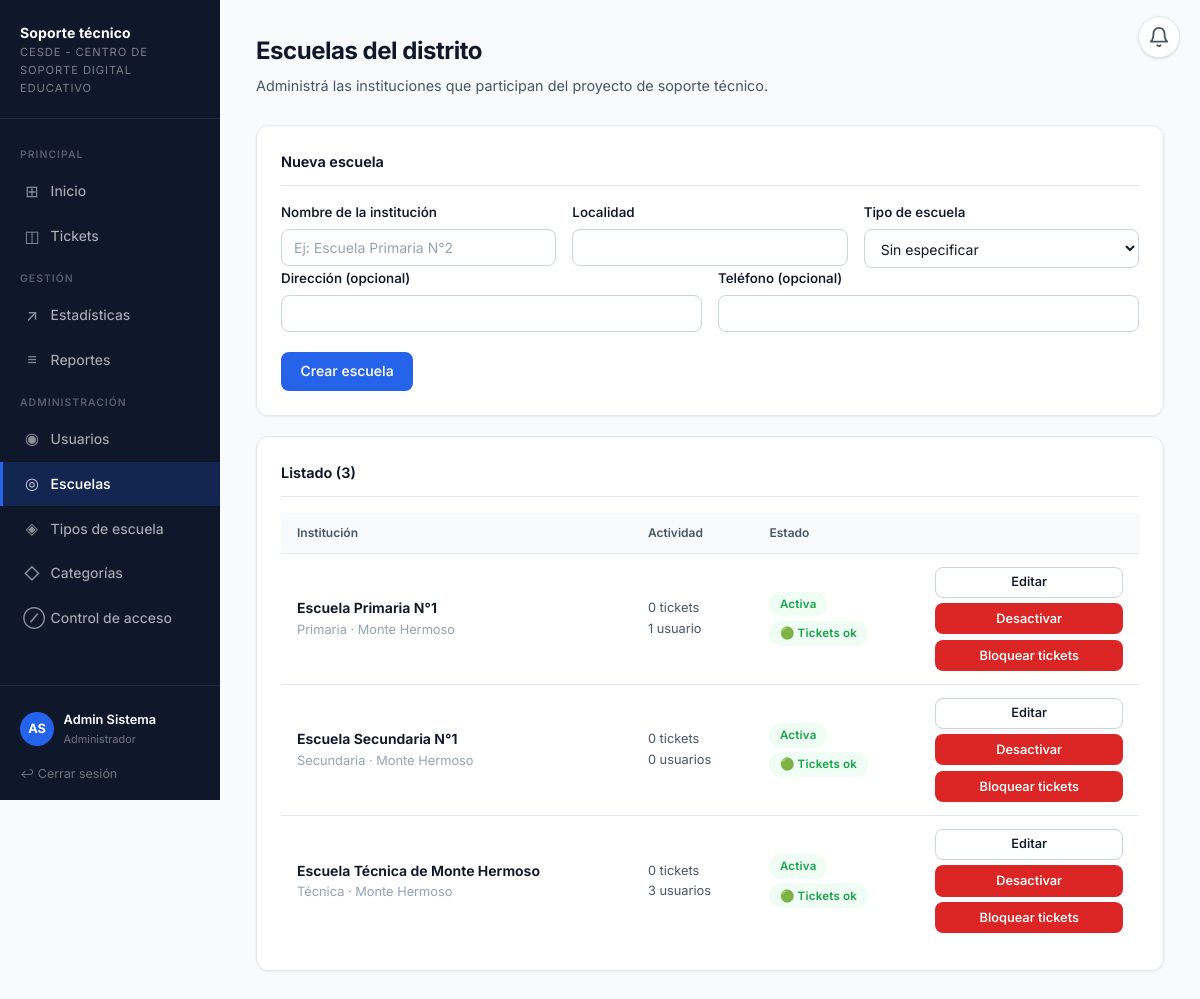
/admin_escuelas.php (signed in), run on an earlier commit of the app's database.
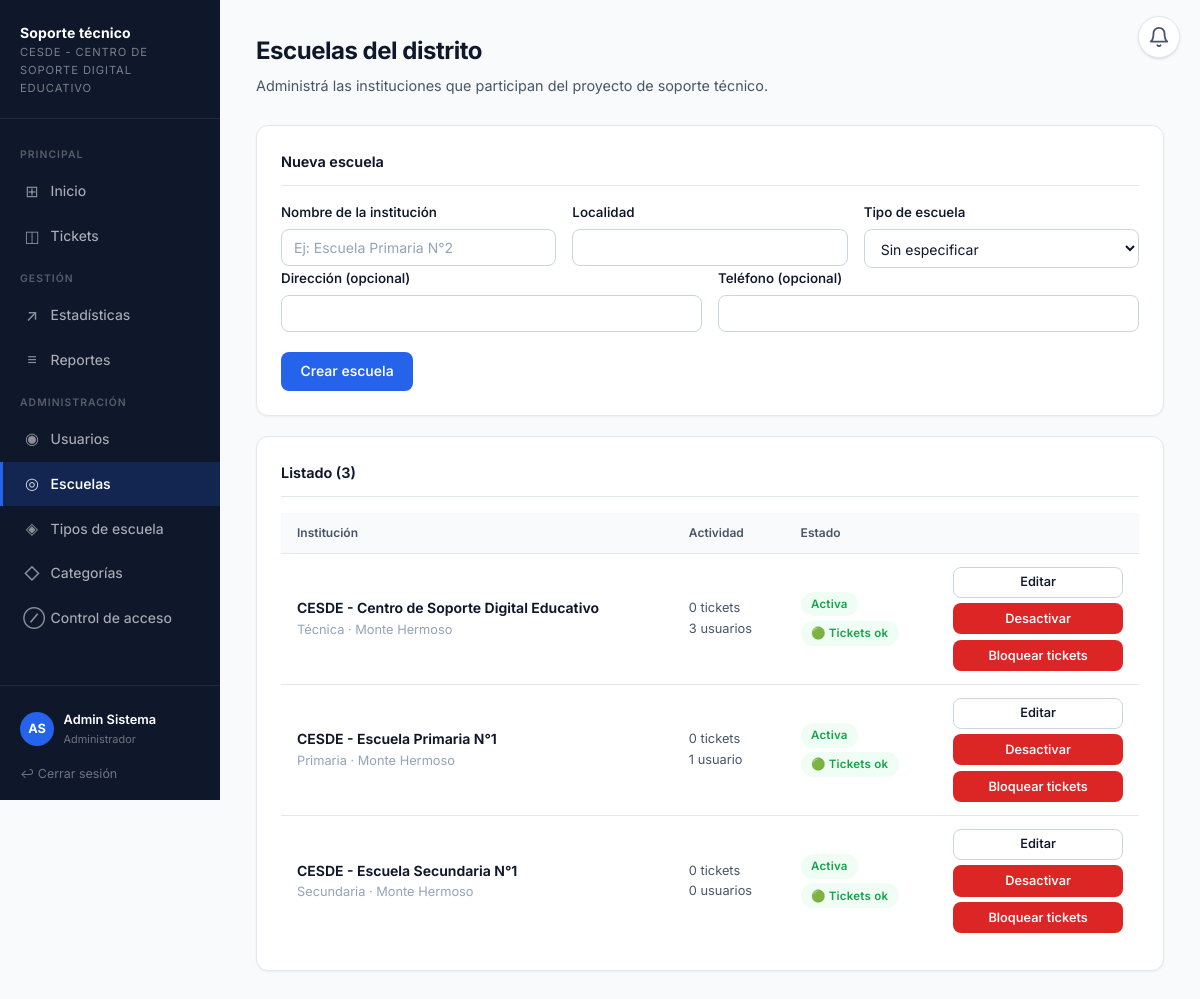
And on a later commit of the database.
### tables this page shows
CREATE TABLE escuelas (
    id              INT AUTO_INCREMENT PRIMARY KEY,
    nombre          VARCHAR(150) NOT NULL,
    localidad       VARCHAR(100) NOT NULL,
    tipo_id         INT NULL,
    direccion       VARCHAR(200) NULL,
    telefono        VARCHAR(50)  NULL,
    activa          TINYINT(1)   NOT NULL DEFAULT 1,
    tickets_bloqueados   TINYINT(1)   NOT NULL DEFAULT 0,
    bloqueo_fecha        DATETIME     NULL,
    bloqueo_responsable  VARCHAR(150) NULL,
    fecha_creacion  DATETIME     NOT NULL DEFAULT CURRENT_TIMESTAMP,
    CONSTRAINT fk_escuelas_tipo FOREIGN KEY (tipo_id) REFERENCES tipos_escuela(id) ON DELETE SET NULL
);

CREATE TABLE tipos_escuela (
    id          INT AUTO_INCREMENT PRIMARY KEY,
    nombre      VARCHAR(80)  NOT NULL UNIQUE,
    descripcion VARCHAR(200) NULL,
    activo      TINYINT(1)   NOT NULL DEFAULT 1
);

### config/sesion.php (called while the page is built, shortened)
<?php
function usuarioActual(): ?array
{
    return $_SESSION['usuario'] ?? null;
}
function e(?string $texto): string
{
    return htmlspecialchars($texto ?? '', ENT_QUOTES, 'UTF-8');
}

### public/admin_escuelas.php (the view, shortened to what this page needs)
<?php
require_once __DIR__ . '/../config/sesion.php';
$pdo = obtenerConexion();
$editando = null;
$escuelas = $pdo->query(
    "SELECT e.*, te.nombre AS tipo_nombre,
            (SELECT COUNT(*) FROM tickets t WHERE t.escuela_id = e.id) AS total_tickets,
            (SELECT COUNT(*) FROM usuarios u WHERE u.escuela_id = e.id AND u.activo = 1) AS total_usuarios
     FROM escuelas e
     LEFT JOIN tipos_escuela te ON te.id = e.tipo_id
     ORDER BY e.activa DESC, e.nombre"
)->fetchAll();
require __DIR__ . '/../includes/header.php';
?>
<div class="pagina-header">
    <h1>Escuelas del distrito</h1>
    <p>Administrá las instituciones que participan del proyecto de soporte técnico.</p>
</div>
<div class="tarjeta">
    <div class="tarjeta-titulo"><?= $editando ? 'Editar escuela' : 'Nueva escuela' ?></div>
    <form method="post">
        <div class="grid-3">
            <div>
                <label for="nombre">Nombre de la institución</label>
                <input type="text" id="nombre" name="nombre" required maxlength="150"
                       placeholder="Ej: Escuela Primaria N°2"
                       value="<?= e($editando['nombre'] ?? '') ?>">
            </div>
            <div>
                <label for="localidad">Localidad</label>
                <input type="text" id="localidad" name="localidad" required maxlength="100"
                       value="<?= e($editando['localidad'] ?? '') ?>">
            </div>
            <div>
                <label for="tipo_id">Tipo de escuela</label>
                <select id="tipo_id" name="tipo_id">
                    <option value="">Sin especificar</option>
                </select>
            </div>
        </div>
        <div class="grid-2">
            <div>
                <label for="direccion">Dirección (opcional)</label>
                <input type="text" id="direccion" name="direccion" maxlength="200"
                       value="<?= e($editando['direccion'] ?? '') ?>">
            </div>
            <div>
                <label for="telefono">Teléfono (opcional)</label>
                <input type="text" id="telefono" name="telefono" maxlength="50"
                       value="<?= e($editando['telefono'] ?? '') ?>">
            </div>
        </div>
        <div class="acciones-fila">
            <button type="submit"><?= $editando ? 'Guardar cambios' : 'Crear escuela' ?></button>
        </div>
    </form>
</div>
<div class="tarjeta">
    <div class="tarjeta-titulo">Listado (<?= count($escuelas) ?>)</div>
    <div class="tabla-wrap">
    <table class="tabla-escuelas">
        <thead>
            <tr><th>Institución</th><th>Actividad</th><th>Estado</th><th></th></tr>
        </thead>
        <tbody>
        <?php foreach ($escuelas as $esc): ?>
            <tr>
                <td>
                    <div class="negrita"><?= e($esc['nombre']) ?></div>
                    <div class="texto-3 texto-sm">
                        <?= e($esc['tipo_nombre'] ?? 'Sin tipo') ?> · <?= e($esc['localidad']) ?>
                    </div>
                </td>
                <td class="texto-2 texto-sm">
                    <?= (int)$esc['total_tickets'] ?> ticket<?= (int)$esc['total_tickets'] === 1 ? '' : 's' ?><br>
                    <?= (int)$esc['total_usuarios'] ?> usuario<?= (int)$esc['total_usuarios'] === 1 ? '' : 's' ?>
                </td>
                <td>
                    <span class="etiqueta <?= $esc['activa'] ? 'estado-resuelto' : 'estado-cancelado' ?>"><?= $esc['activa'] ? 'Activa' : 'Inactiva' ?></span>
                    <br>
                    <span class="etiqueta <?= $esc['tickets_bloqueados'] ? 'estado-cancelado' : 'estado-resuelto' ?>" style="margin-top:0.3rem;">
                        <?= $esc['tickets_bloqueados'] ? '🔒 Bloqueada' : '🟢 Tickets ok' ?>
                    </span>
                </td>
                <td>
                    <div class="acciones-tabla">
                        <a href="admin_escuelas.php?editar=<?= (int)$esc['id'] ?>" class="boton boton-secundario boton-sm">Editar</a>
                        <form method="post" onsubmit="return confirm('¿Confirmar?')">
                            <button type="submit" class="boton-sm <?= $esc['activa'] ? 'boton-peligro' : 'boton boton-secundario' ?>">
                                <?= $esc['activa'] ? 'Desactivar' : 'Activar' ?>
                            </button>
                        </form>
                        <form method="post" onsubmit="return confirm('<?= $esc['tickets_bloqueados'] ? '¿Habilitar la creación de tickets para esta escuela?' : '¿Bloquear la creación de tickets para esta escuela? Los solicitantes de esta institución no podrán crear tickets nuevos hasta que la habilités de nuevo.' ?>')">
                            <button type="submit" class="boton-sm <?= $esc['tickets_bloqueados'] ? 'boton boton-secundario' : 'boton-peligro' ?>">
                                <?= $esc['tickets_bloqueados'] ? 'Habilitar tickets' : 'Bloquear tickets' ?>
                            </button>
                        </form>
                    </div>
                </td>
            </tr>
        <?php endforeach; ?>
        </tbody>
    </table>
    </div>
</div>
<?php require __DIR__ . '/../includes/footer.php'; ?>

### includes/header.php (shortened to what this page needs)
<?php
$usuario = usuarioActual();
$paginaActual = basename($_SERVER['PHP_SELF']);
function navLink(string $href, string $icono, string $etiqueta, string $paginaActual, int $badge = 0, string $badgeId = ''): string {
    $activo = ($paginaActual === $href) ? ' activo' : '';
    $idAttr = $badgeId !== '' ? " id=\"{$badgeId}\"" : '';
    $badgeHtml = $badge > 0
        ? "<span class=\"sidebar-badge\"{$idAttr}>" . ($badge > 99 ? '99+' : $badge) . '</span>'
        : ($badgeId !== '' ? "<span class=\"sidebar-badge\"{$idAttr} style=\"display:none\"></span>" : '');
    return "<a href=\"{$href}\" class=\"{$activo}\"><span class=\"icono\">{$icono}</span> {$etiqueta}{$badgeHtml}</a>";
}
$iniciales = '';
if ($usuario) {
    $iniciales = mb_strtoupper(mb_substr($usuario['nombre'], 0, 1) . mb_substr($usuario['apellido'], 0, 1));
}
$etiquetasRol = [
    'admin'       => 'Administrador',
    'coordinador' => 'Coordinador',
    'tecnico'     => 'Técnico',
    'solicitante' => 'Solicitante',
];
?>
<!DOCTYPE html>
<html lang="es">
<head>
    <link rel="stylesheet" href="../css/estilo.css">
</head>
<body>
<div class="layout">
<?php if ($usuario): ?>
<aside class="sidebar">
    <div class="sidebar-logo">
        <a href="dashboard.php">
            <div class="sidebar-logo-titulo">Soporte técnico</div>
            <div class="sidebar-logo-sub">CESDE - Centro de Soporte Digital Educativo</div>
        </a>
    </div>
    <nav class="sidebar-nav">
        <div class="sidebar-seccion">Principal</div>
        <?= navLink('dashboard.php',    '⊞', 'Inicio',   $paginaActual) ?>
        <?= navLink('ticket_lista.php', '◫', 'Tickets',  $paginaActual) ?>
        <?php if (in_array($usuario['rol'], ['admin', 'coordinador'], true)): ?>
        <div class="sidebar-seccion">Gestión</div>
        <?= navLink('estadisticas.php', '↗', 'Estadísticas', $paginaActual) ?>
        <?= navLink('reportes.php',     '≡', 'Reportes',     $paginaActual) ?>
        <?php endif; ?>
        <?php if ($usuario['rol'] === 'admin'): ?>
        <div class="sidebar-seccion">Administración</div>
        <?= navLink('admin_usuarios.php',     '◉', 'Usuarios',         $paginaActual) ?>
        <?= navLink('admin_escuelas.php',     '◎', 'Escuelas',         $paginaActual) ?>
        <?= navLink('admin_tipos_escuela.php','◈', 'Tipos de escuela', $paginaActual) ?>
        <?= navLink('admin_categorias.php',   '◇', 'Categorías',       $paginaActual) ?>
        <?= navLink('admin_bloqueo.php',      '⊘', 'Control de acceso',$paginaActual) ?>
        <?php endif; ?>
    </nav>
    <div class="sidebar-pie">
        <div class="sidebar-usuario">
            <div class="sidebar-avatar"><?= e($iniciales) ?></div>
            <div class="sidebar-usuario-info">
                <div class="sidebar-usuario-nombre"><?= e($usuario['nombre'] . ' ' . $usuario['apellido']) ?></div>
                <div class="sidebar-usuario-rol"><?= e($etiquetasRol[$usuario['rol']] ?? $usuario['rol']) ?></div>
            </div>
        </div>
        <a href="logout.php" class="cerrar-sesion">↩ Cerrar sesión</a>
    </div>
</aside>
<?php endif; ?>
<?php if ($usuario): ?>
<div class="campana-wrap" id="campanaWrap">
    <button class="campana-btn" id="campanaBtn"
            onclick="togglePanel(event)"
            aria-label="Notificaciones"
            aria-expanded="false">
        <svg width="22" height="22" viewBox="0 0 24 24" fill="none"
             stroke="currentColor" stroke-width="2" stroke-linecap="round" stroke-linejoin="round">
            <path d="M18 8A6 6 0 0 0 6 8c0 7-3 9-3 9h18s-3-2-3-9"/>
            <path d="M13.73 21a2 2 0 0 1-3.46 0"/>
        </svg>
    </button>
</div>
<?php endif; ?>
<main class="pagina">
<div class="pagina-interior">

### includes/footer.php
</div>
</main>
</div>
</body>
</html>

What changed in the data, as far as the page shows it:
changed escuelas "Técnica": nombre "Escuela Técnica de Monte Hermoso" → "CESDE - Centro de Soporte Digital Educativo"; moves up the list
changed escuelas "Primaria": nombre "Escuela Primaria N°1" → "CESDE - Escuela Primaria N°1"
changed escuelas "Secundaria": nombre "Escuela Secundaria N°1" → "CESDE - Escuela Secundaria N°1"
